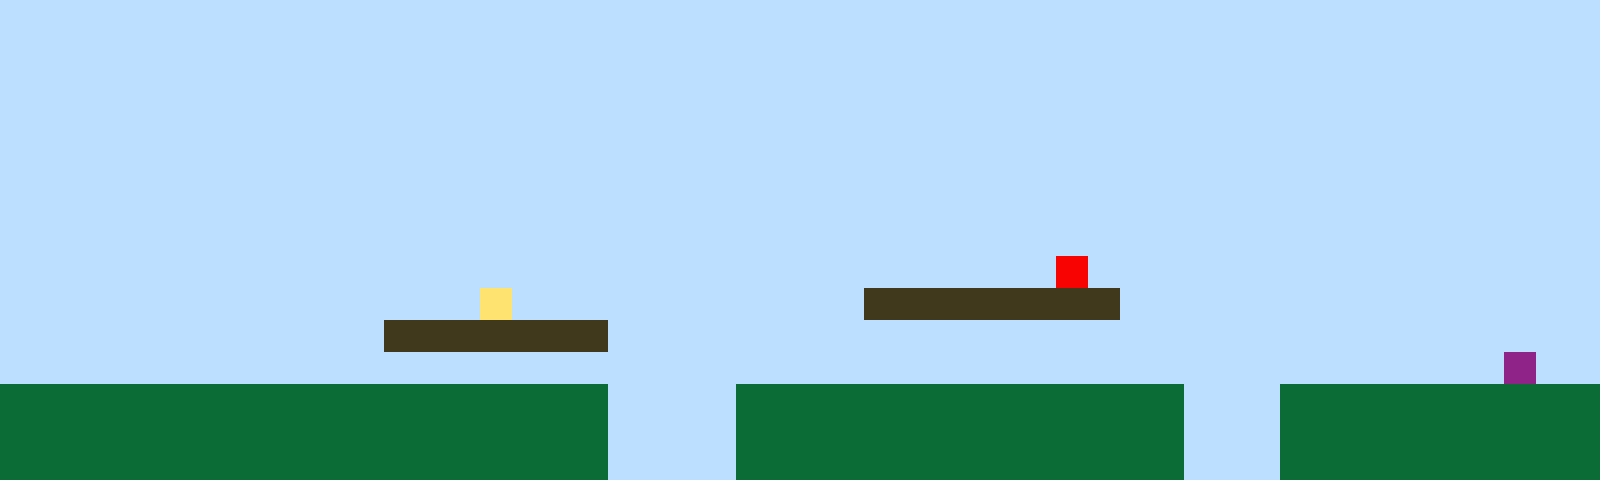

Tiled map render using the project's own tile images. Description and the whole map definition, tile-layer contents included, below:
An orthogonal 50x15 tile map with 32x32 px tiles, 1 tile layer (Tile Layer 1).

<map version="1.10" tiledversion="1.11.2" orientation="orthogonal" renderorder="right-up" width="50" height="15" tilewidth="32" tileheight="32" infinite="0" nextlayerid="2" nextobjectid="1"><editorsettings><export target="map1.csv" format="csv" /></editorsettings><tileset firstgid="1" name="sprites" tilewidth="32" tileheight="32" tilecount="6" columns="3"><image source="sprites.png" width="96" height="64" /></tileset><layer id="1" name="Tile Layer 1" width="50" height="15"><data encoding="csv">1,1,1,1,1,1,1,1,1,1,1,1,1,1,1,1,1,1,1,1,1,1,1,1,1,1,1,1,1,1,1,1,1,1,1,1,1,1,1,1,1,1,1,1,1,1,1,1,1,1,1,1,1,1,1,1,1,1,1,1,1,1,1,1,1,1,1,1,1,1,1,1,1,1,1,1,1,1,1,1,1,1,1,1,1,1,1,1,1,1,1,1,1,1,1,1,1,1,1,1,1,1,1,1,1,1,1,1,1,1,1,1,1,1,1,1,1,1,1,1,1,1,1,1,1,1,1,1,1,1,1,1,1,1,1,1,1,1,1,1,1,1,1,1,1,1,1,1,1,1,1,1,1,1,1,1,1,1,1,1,1,1,1,1,1,1,1,1,1,1,1,1,1,1,1,1,1,1,1,1,1,1,1,1,1,1,1,1,1,1,1,1,1,1,1,1,1,1,1,1,1,1,1,1,1,1,1,1,1,1,1,1,1,1,1,1,1,1,1,1,1,1,1,1,1,1,1,1,1,1,1,1,1,1,1,1,1,1,1,1,1,1,1,1,1,1,1,1,1,1,1,1,1,1,1,1,1,1,1,1,1,1,1,1,1,1,1,1,1,1,1,1,1,1,1,1,1,1,1,1,1,1,1,1,1,1,1,1,1,1,1,1,1,1,1,1,1,1,1,1,1,1,1,1,1,1,1,1,1,1,1,1,1,1,1,1,1,1,1,1,1,1,1,1,1,1,1,1,1,1,1,1,1,1,1,1,1,1,1,1,1,1,1,1,1,1,1,1,1,1,1,1,1,1,1,1,1,1,1,1,1,1,1,1,1,1,1,1,1,1,1,1,1,1,1,1,1,1,1,1,1,1,1,1,1,1,1,1,1,1,1,1,1,1,1,1,1,1,1,1,1,1,1,1,1,1,1,1,1,1,1,1,1,1,1,1,1,1,1,1,1,1,1,1,1,1,1,1,1,1,1,1,1,5,1,1,1,1,1,1,1,1,1,1,1,1,1,1,1,1,1,1,1,1,1,1,1,1,1,1,1,1,1,1,1,4,1,1,1,1,1,1,1,1,1,1,1,3,3,3,3,3,3,3,3,1,1,1,1,1,1,1,1,1,1,1,1,1,1,1,1,1,1,1,1,1,1,1,1,1,1,1,3,3,3,3,3,3,3,1,1,1,1,1,1,1,1,1,1,1,1,1,1,1,1,1,1,1,1,1,1,1,1,1,1,1,1,1,1,1,1,1,1,1,1,1,1,1,1,1,1,1,1,1,1,1,1,1,1,1,1,1,1,1,1,1,1,1,1,1,1,1,1,1,1,1,1,1,1,1,1,1,1,1,1,1,1,6,1,1,2,2,2,2,2,2,2,2,2,2,2,2,2,2,2,2,2,2,2,1,1,1,1,2,2,2,2,2,2,2,2,2,2,2,2,2,2,1,1,1,2,2,2,2,2,2,2,2,2,2,2,2,2,2,2,2,2,2,2,2,2,2,2,2,2,2,2,2,2,1,1,1,1,2,2,2,2,2,2,2,2,2,2,2,2,2,2,1,1,1,2,2,2,2,2,2,2,2,2,2,2,2,2,2,2,2,2,2,2,2,2,2,2,2,2,2,2,2,2,1,1,1,1,2,2,2,2,2,2,2,2,2,2,2,2,2,2,1,1,1,2,2,2,2,2,2,2,2,2,2</data></layer></map>
